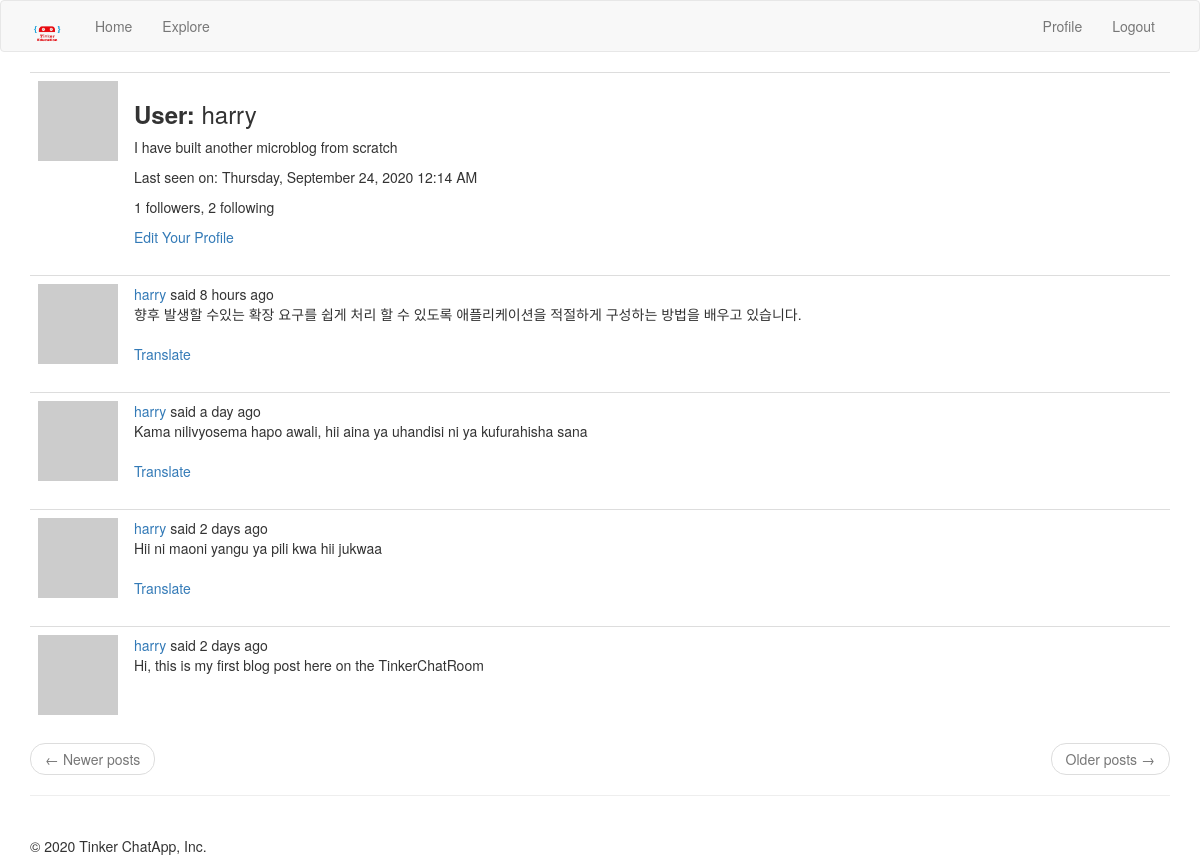
Page /main/profile/harry (signed in) on the earlier database version.
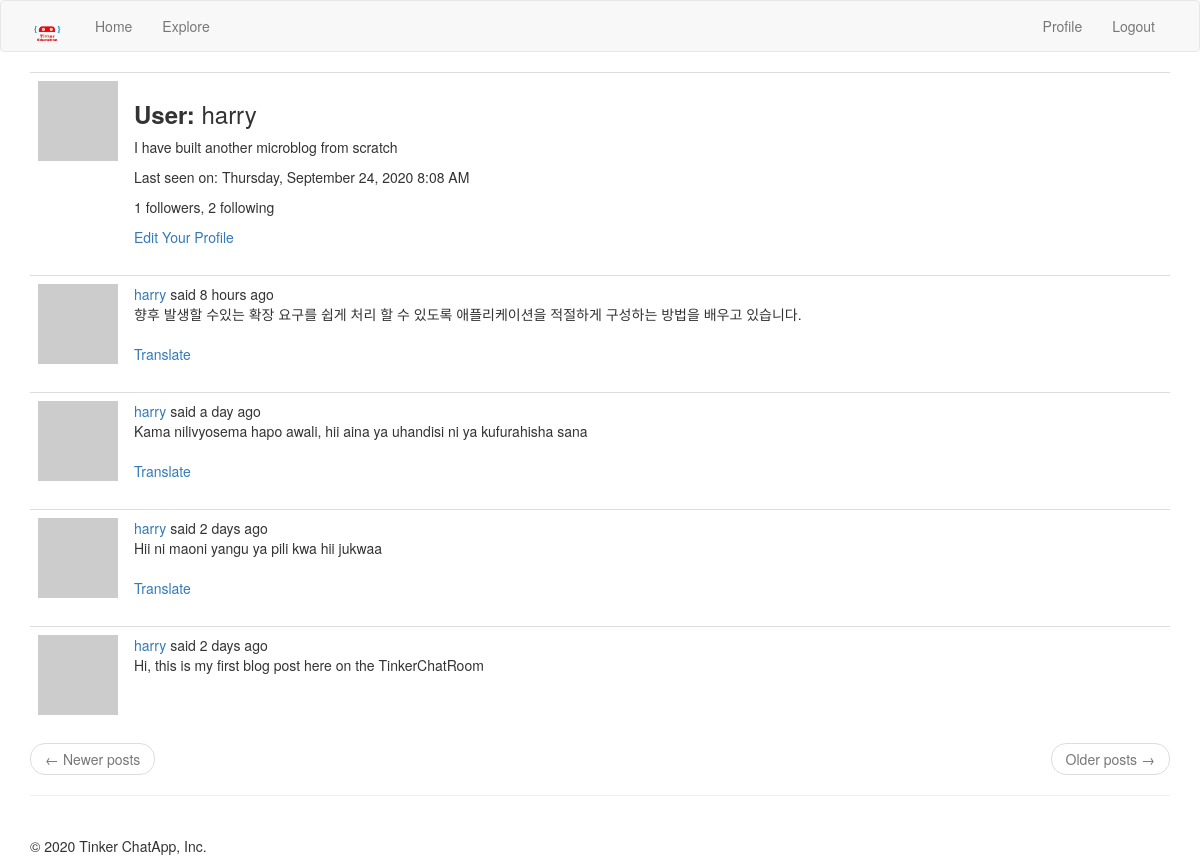
Same page on the later database version.
### app/models.py (models this page shows, shortened)
class User( UserMixin ,db.Model):
    id = db.Column(db.Integer, primary_key = True)
    username = db.Column(db.String(64), unique = True, index = True)
    email = db.Column(db.String(120), unique = True, index = True)
    password_hash = db.Column(db.String(128))
    posts = db.relationship('Post', backref = 'author', lazy = 'dynamic')
    about_me = db.Column(db.String(140))
    last_seen = db.Column(db.DateTime, default = datetime.utcnow)
    followed = db.relationship(
        'User',
        secondary = followers,
        primaryjoin = (followers.c.follower_id == id),
        secondaryjoin = (followers.c.followed_id == id),
        backref = db.backref('followers', lazy = 'dynamic'),
        lazy = 'dynamic'
    )
    def avatar(self, size):
        digest = md5(self.email.lower().encode('utf-8')).hexdigest()
        return 'https://www.gravatar.com/avatar/{}?d=identicon&s={}'.format(digest, size)

class Post(db.Model):
    id = db.Column(db.Integer, primary_key = True)
    body = db.Column(db.String(140))
    timestamp = db.Column(db.DateTime, index = True, default = datetime.utcnow)
    user_id = db.Column(db.Integer, db.ForeignKey('user.id'))
    language = db.Column(db.String(5))

### app/main/routes.py (the view)
@bp.route('/profile/<username>')
@login_required
def profile(username):
    user = User.query.filter_by(username = username).first_or_404()
    form = EmptyForm()
    page = request.args.get('page', 1, type=int)
    posts = user.posts.order_by(Post.timestamp.desc()).paginate(
        page, current_app.config['POSTS_PER_PAGE'], False
    )
    next_url = url_for('main.profile', username = username, page = posts.next_num) \
        if posts.has_next else None
    prev_url = url_for('main.profile', username = username, page = posts.prev_num) \
        if posts.has_prev else None
    return render_template('main/profile.html', title = _('Profile'), user = user, form = form, posts = posts.items, next_url = next_url, prev_url = prev_url)

### app/main/routes.py (called while the page is built)
@bp.before_request
def before_request():
    if current_user.is_authenticated:
        current_user.last_seen = datetime.utcnow()
        db.session.commit()
    g.locale = str(get_locale())

### app/models.py (called while the page is built)
@login.user_loader
def load_user(id):
    return User.query.get(int(id))

### app/templates/main/profile.html (shortened to what this page needs)
{% extends 'main/base.html' %}
{% import 'bootstrap/wtf.html' as wtf %}
{% block app_content %}
    <table class="table">
        <tr valign = 'top'>
            <td width = '70px'>
                <img src="{{ user.avatar(128) }}">
            </td>
            <td>
                <h3><b>{{ _('User') }}: </b>{{ user.username }}</h3>
                {% if user.about_me %}<p> {{ user.about_me }} </p>{% endif %}
                {% if user.last_seen %}<p>{{ _('Last seen on') }}: {{ moment(user.last_seen).format('LLLL') }}</p>{% endif %}
                <p>{{ user.followers.count() }} followers, {{ user.followed.count() }} following</p>
                {% if user == current_user %}
                    <a href="{{ url_for('main.edit_profile') }}">{{ _('Edit Your Profile') }}</a>
                {% endif %}
            </td>
        </tr>
    </table>
    {% for post in posts %}
        {% include 'main/_posts.html' %}
    {% endfor %}
    <nav aria-label="...">
        <ul class="pager">
            <li class="previous{% if not prev_url %} disabled{% endif %}">
                <a href="{{ prev_url or '#' }}">
                    <span aria-hidden="true">&larr;</span> Newer posts
                </a>
            </li>
            <li class="next{% if not next_url %} disabled{% endif %}">
                <a href="{{ next_url or '#' }}">
                    Older posts <span aria-hidden="true">&rarr;</span>
                </a>
            </li>
        </ul>
    </nav>
{% endblock %}

### app/templates/main/base.html (shortened to what this page needs)
{% extends 'bootstrap/base.html' %}
{% block head %}
{{super()}}
{% endblock %}
{% block navbar %}
<nav class="navbar navbar-default">
    <div class="container">
        <div class="navbar-header">
            <a class="navbar-brand" href="{{ url_for('main.home') }}"><img src="{{url_for('static', filename = 'images/tinker_logo.png')}}" width="35", height="35"></a>
        </div>
        <div class="collapse navbar-collapse" id="bs-example-navbar-collapse-1">
            <ul class="nav navbar-nav">
                <li><a href="{{ url_for('main.home') }}">Home</a></li>
                <li><a href="{{ url_for('main.explore') }}">Explore</a></li>
            </ul>
            <ul class="nav navbar-nav navbar-right">
            {% if current_user.is_anonymous %}
                <li><a href="{{ url_for('auth.login') }}">Login</a></li>
            {% else %}
                <li><a href="{{ url_for('main.profile', username = current_user.username) }}">Profile</a></li>
                <li><a href="{{ url_for('auth.logout') }}">Logout</a></li>
            {% endif %}
        </div>
    </div>
</nav>
{% endblock %}
{% block content %}
    <div class="container">
        {% block app_content %}
        {% endblock %}
        <hr><br>{{super()}}
        {%- block footer %}
            <footer>&copy; {{moment().format('YYYY') }} Tinker ChatApp, Inc.</footer>
        {%- endblock footer %}
    </div>
{% endblock %}

### app/templates/main/_posts.html (shortened to what this page needs)
<table class="table table-hover">
    <tr valign = 'top'>
        <td width="70px">
            <a href="{{ url_for('main.profile', username=post.author.username) }}">
                <img src="{{ post.author.avatar(36) }}" />
            </a>
        </td>
        <td>
            {{ _('%(username)s said %(when)s',
                username=user_link, when=moment(post.timestamp).fromNow()) }}
            <br>
            <span id="post{{ post.id }}">{{ post.body }}</span>
            {% if post.language and post.language != g.locale %}
                <br><br>
                <span id="translation{{ post.id }}">
                    <a href="javascript:translate(
                                '#post{{ post.id }}',
                                '#translation{{ post.id }}',
                                '{{ post.language }}',
                                '{{ g.locale }}');">{{ _('Translate') }}</a>
                </span>
            {% endif %}
        </td>
    </tr>
</table>

Differences in the rows shown:
changed User "harry": last_seen "Thursday, September 24, 2020 12:14 AM" → "Thursday, September 24, 2020 8:08 AM"
